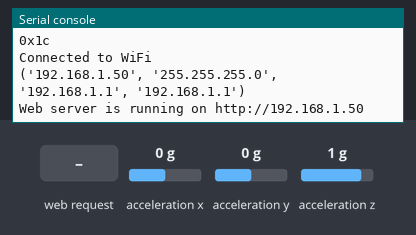
Simulated run of this program. Board: Raspberry Pi Pico running MicroPython. Parts: the last lines printed to the serial console. The test bench sets the inputs (shaded band); at power-on: acceleration x 0 g, acceleration y 0 g, acceleration z 1 g. WiFi joins after 1.5 s; the interpreter's speed is modelled, so counts of loop turns are approximate.

Above: at 3.2 s.
3.3 s: HTTP request GET /data received
At 4.1 s:
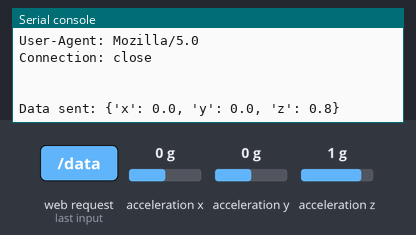
4.8 s: HTTP request GET / received
At 5.2 s:
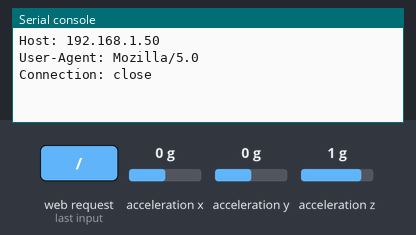

Measured:
- after the input at 3.3 s, the serial console: prints a new line at once (image 1)
- after the input at 4.8 s, the serial console: prints a new line at once (image 2)

The program:

picow_test-accsensor.py
```python
import network
import socket
import time
import ujson
from machine import Pin, I2C

# Set up MMA8452
i2c_mma8452 = I2C( 0, scl=Pin(1), sda=Pin(0) )
print(hex(i2c_mma8452.scan()[0]))
MMA8452_ADDR = 0x1c
REG_WHO_AM_I = 0x0D
REG_CTRL_REG1 = 0x2A
REG_XYZ_DATA_CFG = 0x0E
REG_CTRL_REG2 = 0x2B
REG_OUT_X_MSB = 0x01
i2c_mma8452.writeto_mem(MMA8452_ADDR, REG_CTRL_REG1, b'\x01')

# Set up Low Pass Filter
alpha = 0.8  # フィルタ係数, 0~1.0
x_filtered, y_filtered, z_filtered = 0, 0, 0

def read_acceleration(i2c, MMA8452_ADDRESS, REG_OUT_X_MSB):
    global x_filtered, y_filtered, z_filtered
    # データの読み取り
    data = i2c.readfrom_mem(MMA8452_ADDRESS, REG_OUT_X_MSB, 6)
    # 16ビットの加速度データを取得
    x = (data[0] << 8 | data[1]) >> 4
    y = (data[2] << 8 | data[3]) >> 4
    z = (data[4] << 8 | data[5]) >> 4
    # 12ビットのデータを符号拡張
    if x > 2047:
        x -= 4096
    if y > 2047:
        y -= 4096
    if z > 2047:
        z -= 4096
    # 加速度をgに変換
    x = x / 1024
    y = y / 1024
    z = z / 1024
    # Apply Low Pass Filter
    x_filtered = alpha * x + (1 - alpha) * x_filtered
    y_filtered = alpha * y + (1 - alpha) * y_filtered
    z_filtered = alpha * z + (1 - alpha) * z_filtered
    #return x, y, z
    return x_filtered, y_filtered, z_filtered

# Wi-Fi接続の設定
ssid = 'your_SSID'
password = 'your_PASSWORD'

wlan = network.WLAN(network.STA_IF)
wlan.active(True)
wlan.connect(ssid, password)

# Wi-Fi接続完了待機
while not wlan.isconnected():
    time.sleep(1)

print('Connected to WiFi')
print(wlan.ifconfig())

# Webサーバーの設定
addr = socket.getaddrinfo('0.0.0.0', 80)[0][-1]
s = socket.socket()
s.bind(addr)
s.listen(1)

print('Web server is running on http://{}'.format(wlan.ifconfig()[0]))

# HTMLページのテンプレート
html = """\
HTTP/1.1 200 OK

<!DOCTYPE html>
<html>
<head>
    <title>Raspberry Pi Pico Accelerometer</title>
    <script src="https://cdn.jsdelivr.net/npm/chart.js"></script>
</head>
<body>
    <h1>Accelerometer Data</h1>
    <canvas id="accelChart" width="400" height="200"></canvas>

    <!-- リアルタイムの加速度値を表示するための要素 -->
    <div id="accelValues">
        <p>X: <span id="xValue">0</span></p>
        <p>Y: <span id="yValue">0</span></p>
        <p>Z: <span id="zValue">0</span></p>
    </div>

    <script>
        document.addEventListener("DOMContentLoaded", function() {
            var ctx = document.getElementById('accelChart').getContext('2d');
            var chart = new Chart(ctx, {
                type: 'line',
                data: {
                    labels: [],
                    datasets: [
                        {
                            label: 'X',
                            borderColor: 'red',
                            data: [],
                            fill: false
                        },
                        {
                            label: 'Y',
                            borderColor: 'green',
                            data: [],
                            fill: false
                        },
                        {
                            label: 'Z',
                            borderColor: 'blue',
                            data: [],
                            fill: false
                        }
                    ]
                },
                options: {
                    animation: false,
                    scales: {
                        x: {
                            display: true,
                            title: {
                                display: true,
                                text: 'Time'
                            }
                        },
                        y: {
                            beginAtZero: true,
                            title: {
                                display: true,
                                text: 'Acceleration'
                            }
                        }
                    }
                }
            });

            function fetchData() {
                fetch('/data')
                    .then(response => response.json())
                    .then(data => {
                        var now = new Date();
                        chart.data.labels.push(now.getSeconds());
                        chart.data.datasets[0].data.push(data.x);
                        chart.data.datasets[1].data.push(data.y);
                        chart.data.datasets[2].data.push(data.z);

                        if (chart.data.labels.length > 50) {
                            chart.data.labels.shift();
                            chart.data.datasets[0].data.shift();
                            chart.data.datasets[1].data.shift();
                            chart.data.datasets[2].data.shift();
                        }

                        chart.update();

                        // 数値表示の更新
                        document.getElementById('xValue').textContent = data.x;
                        document.getElementById('yValue').textContent = data.y;
                        document.getElementById('zValue').textContent = data.z;
                    })
                    .catch(error => {
                        console.error('Error fetching data:', error);
                    });
            }

            setInterval(fetchData, 100);
        });
    </script>
</body>
</html>
"""

# Webサーバーループ
while True:
    cl, addr = s.accept()
    print('Client connected from', addr)
    request = b""
    try:
        while True:
            part = cl.recv(1024)
            request += part
            if len(part) < 1024:
                break
        request_str = request.decode()
        print('Request:', request_str)
        if 'GET /data' in request_str:
            x, y, z = read_acceleration(i2c_mma8452, MMA8452_ADDR, REG_OUT_X_MSB)
            data = {'x': x, 'y': y, 'z': z}
            response = 'HTTP/1.1 200 OK\nContent-Type: application/json\n\n'
            response += ujson.dumps(data)
            print('Data sent:', data)  # デバッグ用に追加
            cl.send(response)
        else:
            cl.send(html)
    except Exception as e:
        print('Error:', e)
    finally:
        cl.close()
```
